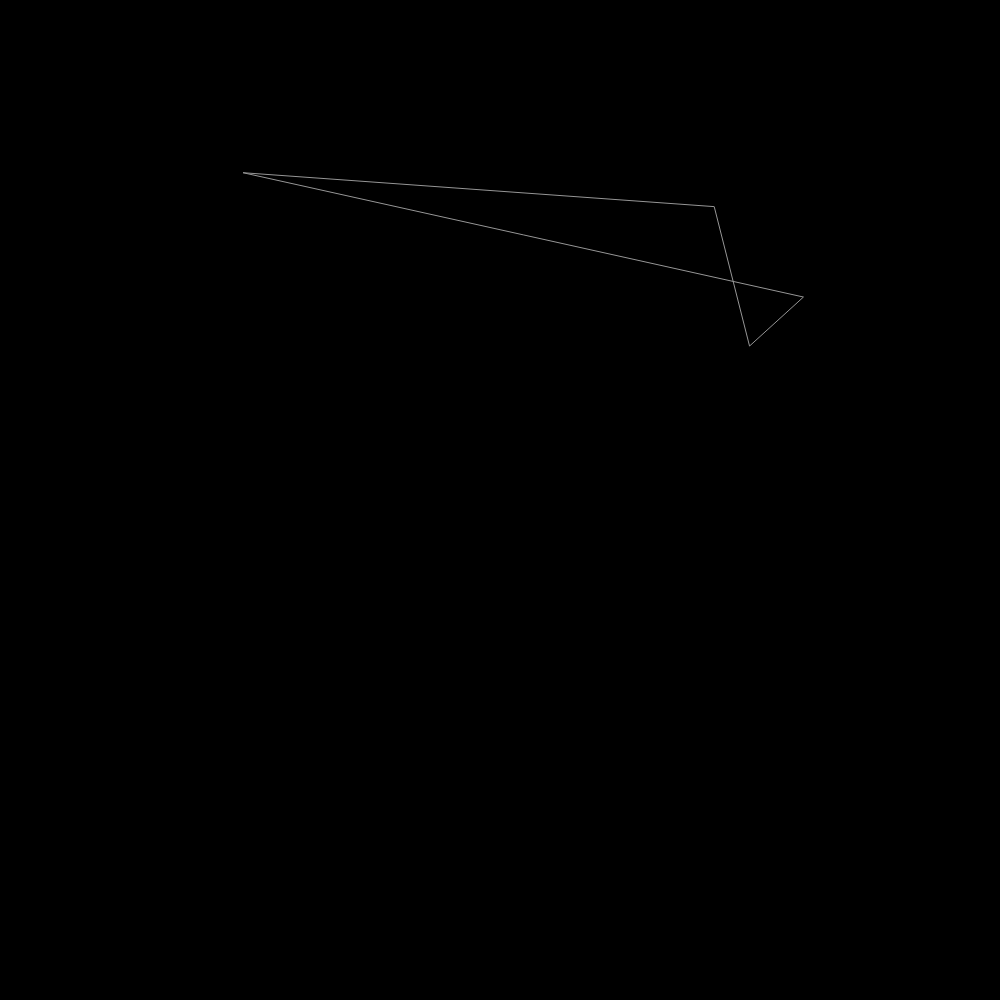
Frame 1 (no input)
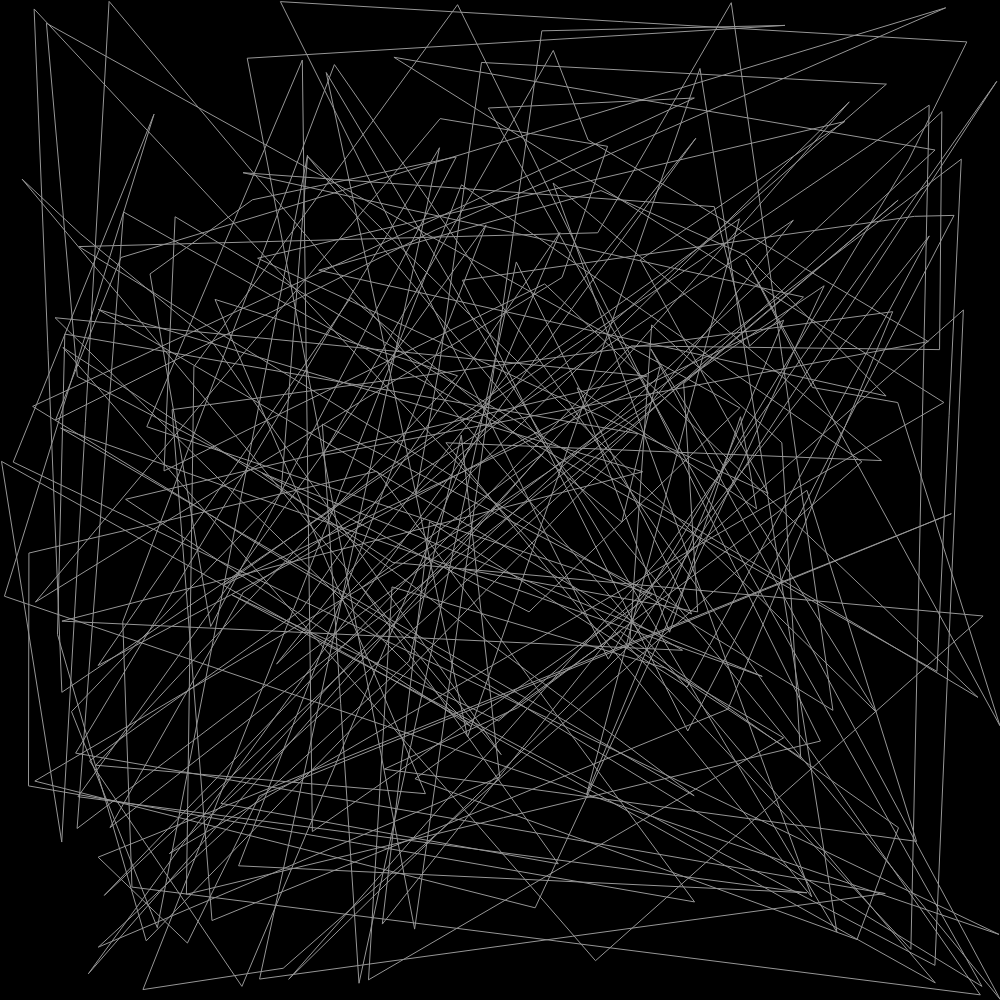
Frame 60 (no input)
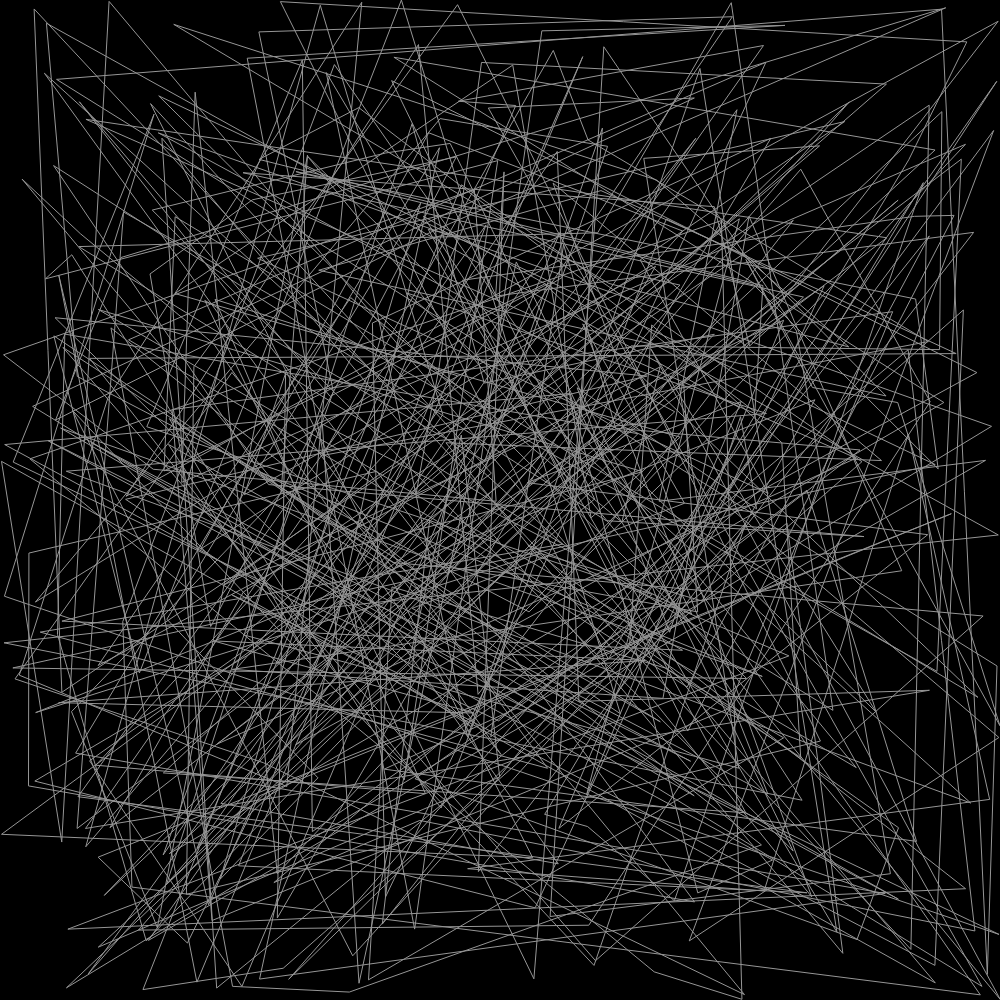
Frame 120 (the mouse pressed at the canvas centre since frame 60)

The p5.js sketch that drew these frames (run headless with seeded random() and noise() and a simulated clock; from frame 60 on, the mouse is pressed at the canvas centre):

// p5.js sketch
// ── sketch.js
let x = 0;
let y = 0;

function setup() {
    createCanvas(1000, 1000);
    background(0);
}

function draw() {
    noFill();
    strokeWeight(1);
    stroke(150);

    let ran1 = random(0, 1000);
    let ran2 = random(0, 1000);
    let ran3 = random(0, 1000);
    let ran4 = random(0, 1000);
    let ran5 = random(0, 1000);
    let ran6 = random(0, 1000);
    let ran7 = random(0, 1000);
    let ran8 = random(0, 1000);

    quad(ran1, ran2, ran3, ran4, ran5, ran6, ran7, ran8);
}
